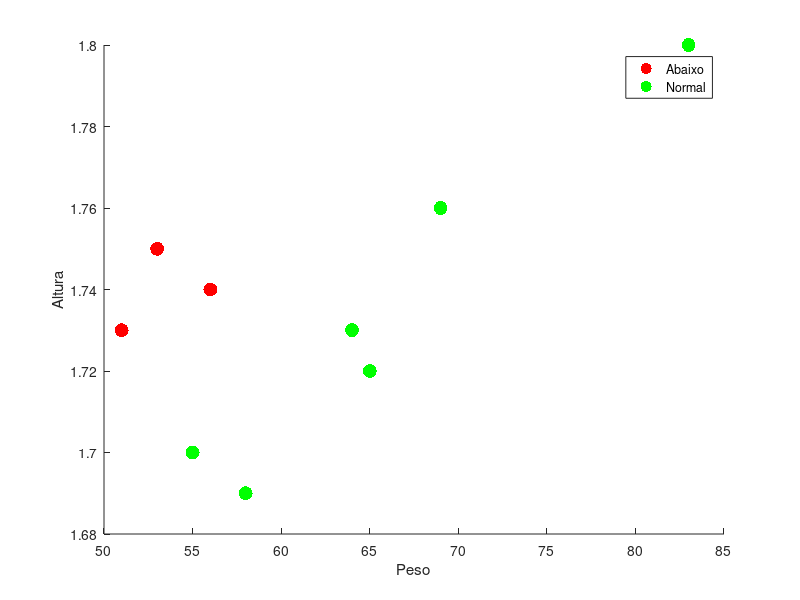

MATLAB code for this plot: (Note: this script raises an error after producing the figure.)
clear; close all; clc;

%% generate data for classify

X=[51 1.73;83 1.80;69 1.76;64 1.73;65 1.72;56 1.74;58 1.69;53 1.75;55 1.70];
y=["Abaixo";"Normal";"Normal";"Normal";"Normal";"Abaixo";"Normal";"Abaixo";"Normal"];

figure('Name', 'Weight x height - Sample view');
gscatter(X(:,1),X(:,2),y,'rg','.',30,'on');
hold on;
xlabel('Peso');
ylabel('Altura');

Xt=[45 1.76; 63 1.90;69 1.70;72 1.83;45 1.80];
Yt=strings(size(Xt,1),1);
Yt(:,:)="Sem classe";

gscatter(Xt(:,1),Xt(:,2),Yt,'k','.',30,'off'); hold off;

%% test samples

figure('Name', 'Weight x height - Test');
gscatter(X(:,1),X(:,2),y,'rg','.',30,'on'); hold on;

for p=1:size(Xt,1)
    t=Xt(p,:);
    
    d=zeros(size(X,1),1);
    for m=1:size(X,1)
        d(m,1) = calcular_distancia(t,X(m,:));
    end
    
    [B, I] = mink(d,3); %% get the k smallest values in d
    response = unique(y(I,1));
    votes=zeros(size(response,1),1);
    
    for v=1:size(votes,1)
        i=find(y(I,1) == response(v,1));
        votes(v,1)=size(i,1);
    end
    
    [~,index]=max(votes);
    Yt(p,:)=response(index,1);
end
gscatter(Xt(:,1),Xt(:,2),Yt,'rg','.',30,'on'); hold off;